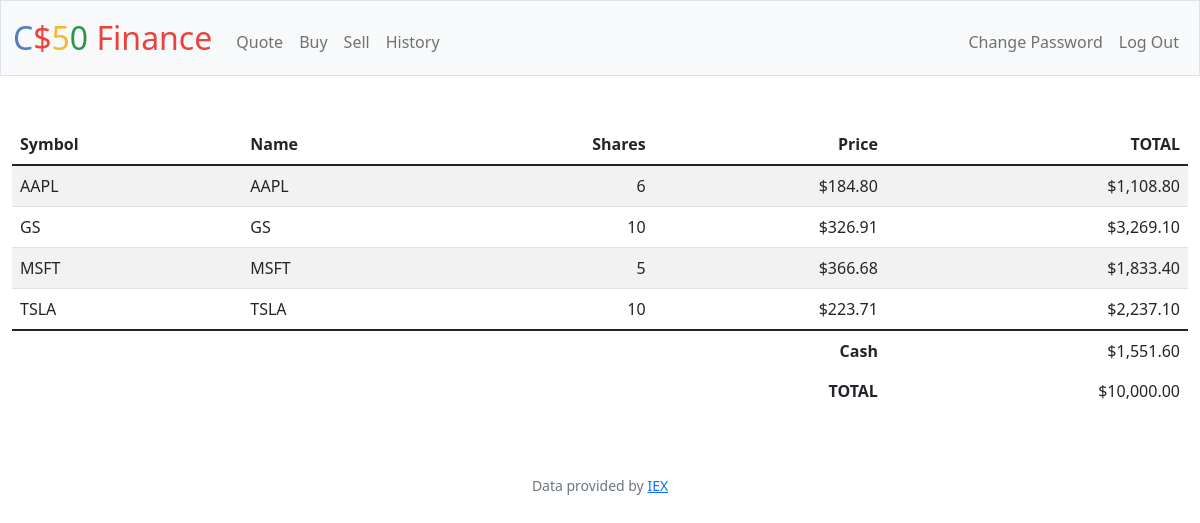
The page / (signed in) on the database its author committed.
### tables this page shows
CREATE TABLE history (
    user_id INTEGER, 
    symbol TEXT NOT NULL,
    shares INTEGER NOT NULL,
    price TEXT NOT NULL,
    transacted DATETIME DEFAULT CURRENT_TIMESTAMP,
    FOREIGN KEY (user_id) REFERENCES users(id)
);

CREATE TABLE users (id INTEGER PRIMARY KEY AUTOINCREMENT NOT NULL, username TEXT NOT NULL, hash TEXT NOT NULL, cash NUMERIC NOT NULL DEFAULT 10000.00);

### app.py (the view)
@app.route("/")
@login_required
def index():
    total = 0
    history =[]
    stocks_history = db.execute(
        "SELECT symbol, symbol as name, SUM(shares) as shares, AVG(price) as price FROM (SELECT * FROM history WHERE user_id = ?) GROUP BY symbol",
        session["user_id"],
    )
    for i in range(len(stocks_history)):
        if stocks_history[i]["shares"] > 0:
            stocks_history[i]["total"] = (
                stocks_history[i]["shares"] * stocks_history[i]["price"]
            )
            total += stocks_history[i]["total"]
            history.append(stocks_history[i])
    cash_available = db.execute(
        "SELECT cash FROM users WHERE id = ?", session["user_id"]
    )[0]["cash"]
    total += cash_available
    return render_template(
        "index.html", stocks=history, cash=cash_available, total=total
    )

### app.py (called while the page is built)
@app.after_request
def after_request(response):
    response.headers["Cache-Control"] = "no-cache, no-store, must-revalidate"
    response.headers["Expires"] = 0
    response.headers["Pragma"] = "no-cache"
    return response

### helpers.py (called while the page is built)
def login_required(f):
    @wraps(f)
    def decorated_function(*args, **kwargs):
        if session.get("user_id") is None:
            return redirect("/login")
        return f(*args, **kwargs)
    return decorated_function

def usd(value):
    return f"${value:,.2f}"

### templates/index.html (shortened to what this page needs)
{% extends "layout.html" %}
{% block main %}
    <table class="table table-striped">
        <thead>
            <tr>
                <th class="text-start">Symbol</th>
                <th class="text-start">Name</th>
                <th class="text-end">Shares</th>
                <th class="text-end">Price</th>
                <th class="text-end">TOTAL</th>
            </tr>
        </thead>
        <tbody>
            {% for stock in stocks %}
            <tr>
                <td class="text-start">{{ stock.symbol }}</td>
                <td class="text-start">{{ stock.name }}</td>
                <td class="text-end">{{ stock.shares }}</td>
                <td class="text-end">{{ stock.price | usd }}</td>
                <td class="text-end">{{ stock.total | usd }}</td>
            </tr>
            {% endfor %}
        </tbody>
        <tfoot>
            <tr>
                <td class="border-0 fw-bold text-end" colspan="4">Cash</td>
                <td class="border-0 text-end">{{ cash | usd }}</td>
            </tr>
            <tr>
                <td class="border-0 fw-bold text-end" colspan="4">TOTAL</td>
                <td class="border-0 w-bold text-end">{{ total | usd }}</td>
            </tr>
        </tfoot>
    </table>
{% endblock %}

### templates/layout.html (shortened to what this page needs)
<!DOCTYPE html>
<html lang="en">
    <head>
        <link href="https://cdn.jsdelivr.net/npm/bootstrap@5.1.3/dist/css/bootstrap.min.css" rel="stylesheet">
        <link href="/static/styles.css" rel="stylesheet">
    </head>
    <body>
        <nav class="bg-light border navbar navbar-expand-md navbar-light">
            <div class="container-fluid">
                <a class="navbar-brand" href="/"><span class="blue">C</span><span class="red">$</span><span class="yellow">5</span><span class="green">0</span> <span class="red">Finance</span></a>
                <div class="collapse navbar-collapse" id="navbar">
                    {% if session["user_id"] %}
                        <ul class="navbar-nav me-auto mt-2">
                            <li class="nav-item"><a class="nav-link" href="/quote">Quote</a></li>
                            <li class="nav-item"><a class="nav-link" href="/buy">Buy</a></li>
                            <li class="nav-item"><a class="nav-link" href="/sell">Sell</a></li>
                            <li class="nav-item"><a class="nav-link" href="/history">History</a></li>
                        </ul>
                        <ul class="navbar-nav ms-auto mt-2">
                            <li class="nav-item"><a class="nav-link" href="/change_password">Change Password</a></li>
                            <li class="nav-item"><a class="nav-link" href="/logout">Log Out</a></li>
                        </ul>
                    {% else %}
                        <ul class="navbar-nav ms-auto mt-2">
                            <li class="nav-item"><a class="nav-link" href="/register">Register</a></li>
                            <li class="nav-item"><a class="nav-link" href="/login">Log In</a></li>
                        </ul>
                    {% endif %}
                </div>
            </div>
        </nav>
        <main class="container-fluid py-5 text-center">
            {% block main %}{% endblock %}
        </main>
        <footer class="mb-5 small text-center text-muted">
            Data provided by <a href="https://iexcloud.io/">IEX</a>
        </footer>
    </body>
</html>

### static/styles.css (style rules this page uses)
nav .navbar-brand { font-size: xx-large; }
nav .navbar-brand .blue { color: #537fbe; }
nav .navbar-brand .red { color: #ea433b; }
nav .navbar-brand .yellow { color: #f5b82e; }
nav .navbar-brand .green { color: #2e944b; }

### rows shown on the page
history: symbol "TSLA", name "TSLA", shares "10", price "$223.71", total "$2,237.10"
users: cash "$1,551.60"

### other values the page prints
{{ stock.symbol }} "AAPL" "GS" "MSFT"
{{ stock.name }} "AAPL" "GS" "MSFT"
{{ stock.shares }} "6" "10" "5"
{{ stock.price | usd }} "$184.80" "$326.91" "$366.68"
{{ stock.total | usd }} "$1,108.80" "$3,269.10" "$1,833.40"
{{ total | usd }} "$10,000.00"
